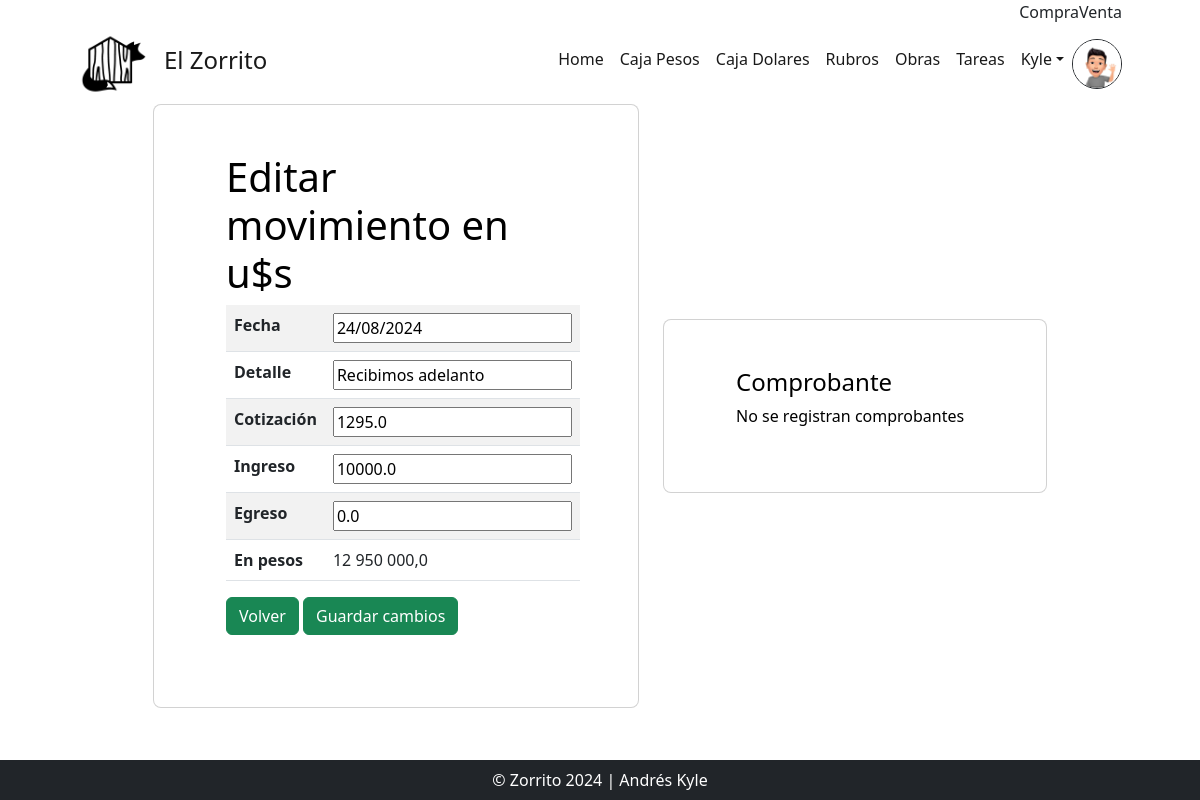
The app's page /dolares_update/1/ (signed in) with its own data.
### users/models.py (models this page shows, shortened)
class Imagen(models.Model):
    user = models.OneToOneField(User, on_delete=models.CASCADE, null=True)
    imagen = models.ImageField(upload_to='avatares', null=True, blank = True)

### AppZorro/models.py (models this page shows)
class CajaDolares(models.Model):
    fecha = models.DateField(default=date.today)
    detalle = models.CharField(max_length=60)
    es_cambio = models.BooleanField(default=True)
    ingreso = models.FloatField(default=0)
    egreso = models.FloatField(default=0)
    cotiza = models.FloatField(default=DolarBlue.compra())
    obra = models.ForeignKey(Obra, null=True, on_delete=models.RESTRICT)
    autor = models.ForeignKey(settings.AUTH_USER_MODEL, on_delete=models.RESTRICT, null=True, blank=True, editable=False)
    action_time = models.DateTimeField(auto_now=True, editable=False)
    conecta = models.OneToOneField(CajaPesos, null=True, blank=True, on_delete=models.CASCADE)

### AppZorro/views.py (the view, shortened to what this page needs)
# urls.py: path("dolares_update/<int:pk>/", views.DolaresUpdateView.as_view(), name="EditarDolares"),
class DolaresUpdateView(LoginRequiredMixin, UpdateView):
    model = CajaDolares
    success_url = reverse_lazy("Dolares")
    fields = ['fecha', 'detalle', 'cotiza', 'ingreso', 'egreso']
    template_name = "AppZorro/CajaDolares_update.html"
    def get(self, request, *args, **kwargs):
        self.object = self.get_object()
        context = self.get_context_data(object=self.object)
        context['en_pesos'] = (self.object.ingreso + self.object.egreso) * self.object.cotiza
        return self.render_to_response(context)

### AppZorro/templates/AppZorro/CajaDolares_update.html (shortened to what this page needs)
{% extends 'AppZorro/base.html' %}
{% load static %}
{% block main %}
<div id="todo" class="row d-flex justify-content-center align-items-center h-100">
    <div class="col-xl-5">
        <div class="card rounded-3 text-black">
            <div class="card-body p-md-5 mx-md-4">
                <h3 class="display-6">Editar movimiento en u$s</h3>
                <form action="" method="POST" enctype="multipart/form-data">
                    <div data-mdb-input-init class="form-outline mb-4">
                        <table class="table table-striped">
                            <tbody>
                                <tr>
                                    <th scope="row">{{ form.fecha.label }}</th>
                                    <td>{{ form.fecha }}</td>
                                </tr>
                                <tr>
                                    <th scope="row">{{ form.detalle.label }}</th>
                                    {% if object.es_cambio == True %}
                                    <td>{{ form.detalle }}</td>
                                    {% else %}
                                    <td>{{ form.detalle }}</td>
                                    {% endif %}
                                </tr>
                                <tr>
                                    <th scope="row">Cotización</th>
                                    <td>{{ form.cotiza }}</td>
                                </tr>
                                <tr>
                                    <th scope="row">{{ form.ingreso.label }}</th>
                                    <td>{{ form.ingreso }}</td>
                                </tr>
                                <tr>
                                    <th scope="row">{{ form.egreso.label }}</th>
                                    <td>{{ form.egreso }}</td>
                                </tr>
                                <tr>
                                    <th scope="row">En pesos</th>
                                    <td>{{ en_pesos }}</td>
                                </tr>
                            </tbody>
                        </table>
                        <a class="btn btn-success btn-me" href="{% url 'Dolares' %}">Volver</a>
                        <input class="btn btn-success btn-me" type="submit" value="Guardar cambios">
                    </div>
                </form>
            </div>
        </div>
    </div>
    <div class="col-xl-4">
        <div class="card rounded-3 text-black">
            <div class="card-body p-md-5 mx-md-4">
                <h4 >Comprobante</h4>
                  {% if object.comprobante %}
                  <img src="{{object.comprobante.url}}" alt="" class="img-fluid"">
                  {% else %}
                    <p>No se registran comprobantes</p>
                  {% endif %}
            </div>
        </div>
    </div>
</div>
{% endblock main %}

### AppZorro/templates/AppZorro/base.html (shortened to what this page needs)
<!DOCTYPE html>
{% load static %}
<html lang="es">
    <head>
        <link href="https://cdn.jsdelivr.net/npm/bootstrap-icons@1.4.1/font/bootstrap-icons.css" rel="stylesheet" />
        <link href="{% static 'AppZorro/css/styles.css' %}" rel="stylesheet" />
    </head>
    <body class="h-100 bg-white ">
        <nav class="navbar navbar-expand-md p-0 navbar-success">
            <div class="container px-lg-5">
                <div class="collapse navbar-collapse" id="navbarSupportedContent">
                    <ul class="navbar-nav ms-auto mb-0 mb-lg-0">
                        <li class="nav-item">Compra {{dolar_compra}} </li>
                        <li class="nav-item">Venta {{dolar_venta}}</li>
                    </ul>
                </div>
            </div>
        </nav>
        <nav class="navbar navbar-expand-xl p-0 navbar-light navbar-gradient">
            <div class="container px-lg-5">
                <th><a class="navbar-brand" href="{% url 'Inicio' %}"><img src="{% static 'AppZorro/assets/img/logo.png' %}" alt="" height="70px"></a></th><a class="navbar-brand" href="{% url 'Inicio' %}"><h4 class="">El Zorrito</h4></a>
                <div class="collapse navbar-collapse" id="navbarSupportedContent">
                    <ul class="navbar-nav ms-auto mb-2 mb-lg-0">
                        <li class="nav-item"><a class="nav-link active" aria-current="page" href="{% url 'Inicio' %}">Home</a></li>
                        <li class="nav-item"><a class="nav-link active" aria-current="page" href="{% url 'Movimientos' %}">Caja Pesos</a></li>
                        <li class="nav-item"><a class="nav-link active" aria-current="page" href="{% url 'Dolares' %}">Caja Dolares</a></li>
                        <li class="nav-item"><a class="nav-link active" aria-current="page" href="{% url 'Rubros' %}">Rubros</a></li>
                        <li class="nav-item"><a class="nav-link active" aria-current="page" href="{% url 'Obras' %}">Obras</a></li>
                        <li class="nav-item"><a class="nav-link active" aria-current="page" href="{% url 'Tareas' %}">Tareas</a></li>
                        {% if request.user.is_authenticated %}
                            <li class="nav-item dropdown">
                            <a class="nav-link active dropdown-toggle" href="#" id="navbarDropdownMenuLink" data-bs-toggle="dropdown" aria-haspopup="true" aria-expanded="false">{{ request.user.username }}</a>
                            </li>
                            <img src="{{request.user.imagen.imagen.url}}" alt="" class="rounded-circle border border-dark" height="50px">
                        {% else %}
                        <li class="nav-item"><a class="nav-link active" href="{% url 'Login' %}">Acceder</a></li>
                        {% endif %}
                    </ul>
                </div>
            </div>
        </nav>
        {% block main %}
        {% endblock main %}
        <div class="fixed-bottom">
            <footer class="py-1 bg-dark">
                <div class="container"><p class="m-1 text-center text-white">&copy; Zorrito 2024 | Andrés Kyle</p></div>
            </footer>
        </div>
    </body>
</html>

### records on screen
CajaDolares: fecha "24/08/2024", detalle "Recibimos adelanto", cotiza "1295.0", ingreso "10000.0", egreso "0.0"

### other values on screen
{{ request.user.username }} "Kyle"
{{ en_pesos }} "12 950 000,0"
